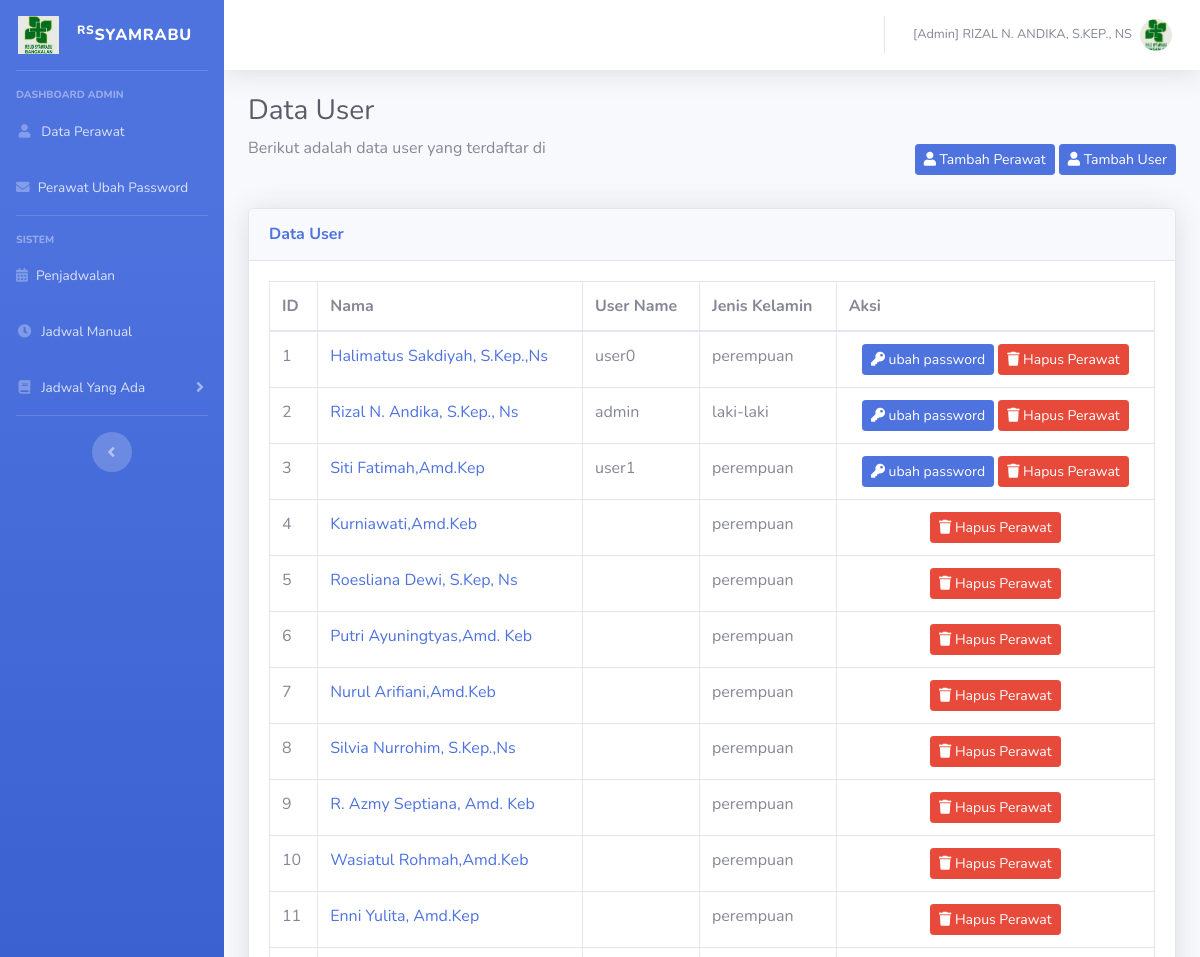
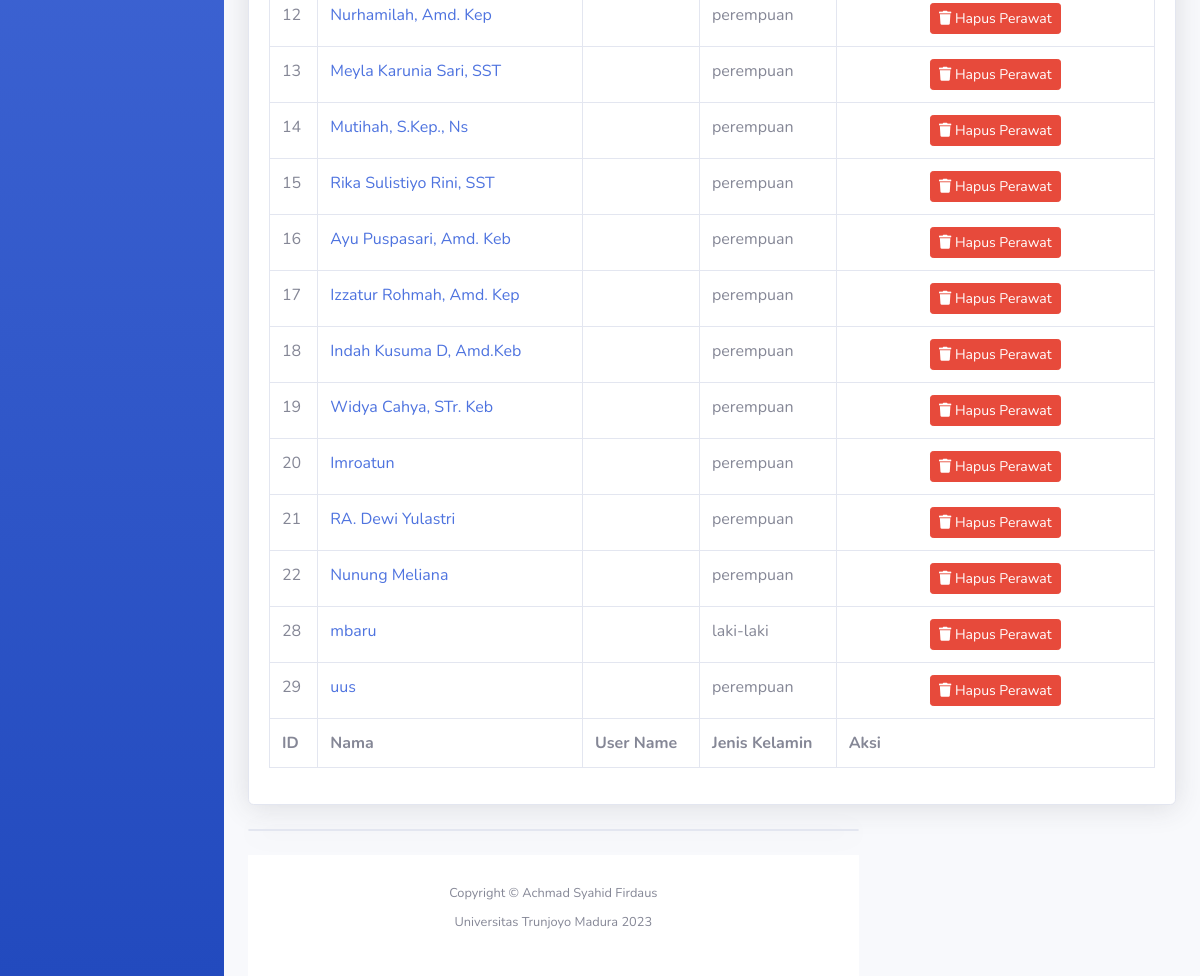
Page /index.php?Open=Data-User (signed in) on the committed database (2 pictures, top to bottom).
### tables this page shows
CREATE TABLE `perawat` (
  `id` int(6) NOT NULL,
  `nama` varchar(30) DEFAULT NULL,
  `user_name` varchar(16) DEFAULT NULL,
  `jenis_kelamin` enum('laki-laki','perempuan') DEFAULT NULL,
  `alamat` varchar(512) NOT NULL,
  `foto` varchar(512) NOT NULL
);

### view/daftar.php (the view, shortened to what this page needs)
<h1 class="h3 mb-2 text-gray-800">Data User</h1>
  <div class="d-sm-flex align-items-center justify-content-between mb-4">
    <p class="mb-4">Berikut adalah data user yang terdaftar di </p>
    <div>
    <a href="#" class="btn btn-primary btn-sm" data-toggle="modal" data-target="#tambahPerawat">
      <i class="fa fa-user"></i> Tambah Perawat
    </a>
    <a href="#" class="btn btn-primary btn-sm" data-toggle="modal" data-target="#tambahAdmin">
      <i class="fa fa-user"></i> Tambah User
    </a>
  </div>
  </div>
      <div class="card shadow mb-4">
          <div class="card-header py-3">
            <h6 class="m-0 font-weight-bold text-primary">Data User</h6>
          </div>
          <div class="card-body">
            <div class="table-responsive">
              <table class="table table-bordered" id="dataTable" width="100%" cellspacing="0">
                <thead>
                  <tr>
                    <th>ID</th>
                    <th>Nama</th>
                    <th>User Name</th>
                    <th>Jenis Kelamin</th>
                    <th>Aksi</th>
                  </tr>
                </thead>
                <tfoot>
                  <tr>
                    <th>ID</th>
                    <th>Nama</th>
                    <th>User Name</th>
                    <th>Jenis Kelamin</th>
                    <th>Aksi</th>
                  </tr>
                </tfoot>
                <tbody>
                  <?php
                    $datauser = "SELECT * FROM perawat";
                    $myQry = mysqli_query($koneksi, $datauser) or die ("Query Salah : ".mysqli_error($koneksi));
                    while($myData = mysqli_fetch_array($myQry)){
                      $id = $myData['id'];
                      $nama = $myData['nama'];
                      $user_name = $myData['user_name'];
                      $jenis_kelamin = $myData['jenis_kelamin'];
                      if ($user_name != NULL) {
                        $dataes= "SELECT user_name FROM user WHERE '$user_name' ";
                        $myQry1 = mysqli_query($koneksi, $dataes) or die ("Query Salah : ".mysqli_error($koneksi));
                        while($myData1 = mysqli_fetch_array($myQry1))
                        $user_name = $myData1['user_name'];
                      }
                      else $user_name = " ";
                  ?>
                      <tr>
                        <td><?= $id; ?></td>
                        <td>
                          <a href="#" data-toggle="modal" data-target="#diri_<?= $id ?>">
                            <?= $nama; ?></td>
                        <td><?= $user_name; ?></td>
                        <td><?= $jenis_kelamin; ?></td>
                        <td align="center">
                          <?php
                            $targetLihat = "ModalLihatSiswa".$id;
                            $targetDel = "ModalDeleteSiswa".$id;
                            $datcek = "SELECT * FROM perawat, user WHERE perawat.user_name = user.user_name AND perawat.id = '$id' ";
                            $myQry2 = mysqli_query($koneksi, $datcek) or die ("Query Salah : ".mysqli_error($koneksi));
                            if(mysqli_fetch_array($myQry2)){
                          ?>
                          <a href="#" class="btn btn-primary btn-sm" data-toggle="modal" data-target="#<?php echo $targetLihat?>">
                            <i class="fa fa-key"></i> ubah password
                          </a>
                            <?php } ?>
                              <a href="#" class="btn btn-danger btn-sm" data-toggle="modal" data-target="#<?php echo $targetDel?>">
                                <i class="fa fa-trash"></i> Hapus Perawat
                              </a>
                        </td>
                      </tr>
                  <?php
                    }
                  ?>
                </tbody>
              </table>
            </div>
          </div>
        </div>

### index.php (shortened to what this page needs)
<?php
  $tahun = date("Y");
  $foto = "img/rs.jpg";
?>
<!DOCTYPE html>
<html lang="en">
<head>
  <link href="vendor/fontawesome-free/css/all.min.css" rel="stylesheet" type="text/css">
  <link href="css/sb-admin-2.min.css" rel="stylesheet">
</head>
<body id="page-top">
  <div id="wrapper">
      <?php
              include "tool/navbar.php";
        ?>
        <div class="container-fluid">
          <div>
              <?php
              include "tool/buka_data.php";
               ?>
          </div>
          <div class="row">
            <div class="col-xl-8 col-lg-7">
              <div class="card shadow mb-4">
      </div>
      <footer class="sticky-footer bg-white">
        <div class="container my-auto">
          <div class="copyright text-center my-auto">
            <span><p>Copyright &copy; Achmad Syahid Firdaus</p>
            <p>Universitas Trunjoyo Madura <?= $tahun; ?></p></span>
          </div>
        </div>
      </footer>
    </div>
  </div>
</body>
</html>

### tool/navbar.php (shortened to what this page needs)
<ul class="navbar-nav bg-gradient-primary sidebar sidebar-dark accordion" id="accordionSidebar">
  <a class="sidebar-brand d-flex align-items-center justify-content-center" href="index.php">
    <div class="sidebar-brand-icon">
      <img src="<?= $foto; ?>" style="width: 90%; height: 100%;">
    </div>
    <div class="sidebar-brand-text mx-3"><sup>RS</sup>SYAMRABU</div>
  </a>
<hr class="sidebar-divider">
<div class="sidebar-heading">
  <?php
    if($_SESSION['SES_LEVEL']=="Admin"){
  ?>
  Dashboard Admin
</div>
<li class="nav-item">
  <a class="nav-link" href="?Open=Data-User">
    <i class="fas fa-fw fa-user"></i>
    <span>Data Perawat</span></a>
</li>
<li class="nav-item">
  <a class="nav-link" href="?Open=Pesan-D">
    <i class="fas fa-envelope"></i>
    <span>Perawat Ubah Password</span></a>
</li>
<hr class="sidebar-divider">
<div class="sidebar-heading">
  Sistem
</div>
<li class="nav-item">
  <a class="nav-link" href="?Open=Penjadwalan">
    <i class="fas fa-calendar-alt"></i>
    <span>Penjadwalan</span></a>
</li>
<li class="nav-item">
  <a class="nav-link" href="?Open=Manual">
    <i class="fas fa-fw fa-clock"></i>
    <span>Jadwal Manual</span></a>
</li>
<li class="nav-item">
  <a class="nav-link collapsed" href="#" data-toggle="collapse" data-target="#collapsePages2" aria-expanded="true" aria-controls="collapsePages">
    <i class="fas fa-fw fa-book"></i>
    <span>Jadwal Yang Ada</span>
  </a>
</li>
  <?php } ?>
  <hr class="sidebar-divider d-none d-md-block">
  <div class="text-center d-none d-md-inline">
    <button class="rounded-circle border-0" id="sidebarToggle"></button>
  </div>
</ul>
<div id="content-wrapper" class="d-flex flex-column">
  <div id="content">
    <nav class="navbar navbar-expand navbar-light bg-white topbar mb-4 static-top shadow">
      <ul class="navbar-nav ml-auto">
        <li class="nav-item dropdown no-arrow">
          <a class="nav-link dropdown-toggle" href="#" id="userDropdown" role="button" data-toggle="dropdown" aria-haspopup="true" aria-expanded="false">
            <span class="mr-2 d-none d-lg-inline text-gray-600 small">
              <?php
                if ($_SESSION['SES_LEVEL'] == "Admin") echo "[".$_SESSION['SES_LEVEL']."] ";
                echo strtoupper($_SESSION['SES_NAME']); ?>
            </span>
            <img class="img-profile rounded-circle" src="<?= $foto; ?>">
          </a>
        </li>
      </ul>
    </nav>

### tool/buka_data.php (shortened to what this page needs)
<?php
	if ($_GET) {
		switch ($_GET['Open']) {
			case 'Data-User' :
				include "view/daftar.php";
				break;
		}
	} else {
			if(!file_exists("view/main.php")) die ("File Tidak Ditemukan");
			include "view/main.php";
	}
?>

### rows in the picture
perawat: id "1", nama "Halimatus Sakdiyah, S.Kep.,Ns", user_name "user0", jenis_kelamin "perempuan"
perawat: id "2", nama "Rizal N. Andika, S.Kep., Ns", user_name "admin", jenis_kelamin "laki-laki"
perawat: id "3", nama "Siti Fatimah,Amd.Kep", user_name "user1", jenis_kelamin "perempuan"
perawat: id "4", nama "Kurniawati,Amd.Keb", jenis_kelamin "perempuan"
perawat: id "5", nama "Roesliana Dewi, S.Kep, Ns", jenis_kelamin "perempuan"
perawat: id "6", nama "Putri Ayuningtyas,Amd. Keb", jenis_kelamin "perempuan"
perawat: id "7", nama "Nurul Arifiani,Amd.Keb", jenis_kelamin "perempuan"
perawat: id "8", nama "Silvia Nurrohim, S.Kep.,Ns", jenis_kelamin "perempuan"
perawat: id "9", nama "R. Azmy Septiana, Amd. Keb", jenis_kelamin "perempuan"
perawat: id "10", nama "Wasiatul Rohmah,Amd.Keb", jenis_kelamin "perempuan"
perawat: id "11", nama "Enni Yulita, Amd.Kep", jenis_kelamin "perempuan"
perawat: id "12", nama "Nurhamilah, Amd. Kep", jenis_kelamin "perempuan"
perawat: id "13", nama "Meyla Karunia Sari, SST", jenis_kelamin "perempuan"
perawat: id "14", nama "Mutihah, S.Kep., Ns", jenis_kelamin "perempuan"
perawat: id "15", nama "Rika Sulistiyo Rini, SST", jenis_kelamin "perempuan"
perawat: id "16", nama "Ayu Puspasari, Amd. Keb", jenis_kelamin "perempuan"
perawat: id "17", nama "Izzatur Rohmah, Amd. Kep", jenis_kelamin "perempuan"
perawat: id "18", nama "Indah Kusuma D, Amd.Keb", jenis_kelamin "perempuan"
perawat: id "19", nama "Widya Cahya, STr. Keb", jenis_kelamin "perempuan"
perawat: id "20", nama "Imroatun", jenis_kelamin "perempuan"
perawat: id "21", nama "RA. Dewi Yulastri", jenis_kelamin "perempuan"
perawat: id "22", nama "Nunung Meliana", jenis_kelamin "perempuan"
perawat: id "28", nama "mbaru", jenis_kelamin "laki-laki"
perawat: id "29", nama "uus", jenis_kelamin "perempuan"

### other values in the picture
$_SESSION['SES_LEVEL'] "Admin"
$_SESSION['SES_NAME'] "RIZAL N. ANDIKA, S.KEP., NS"
$tahun "2023"
